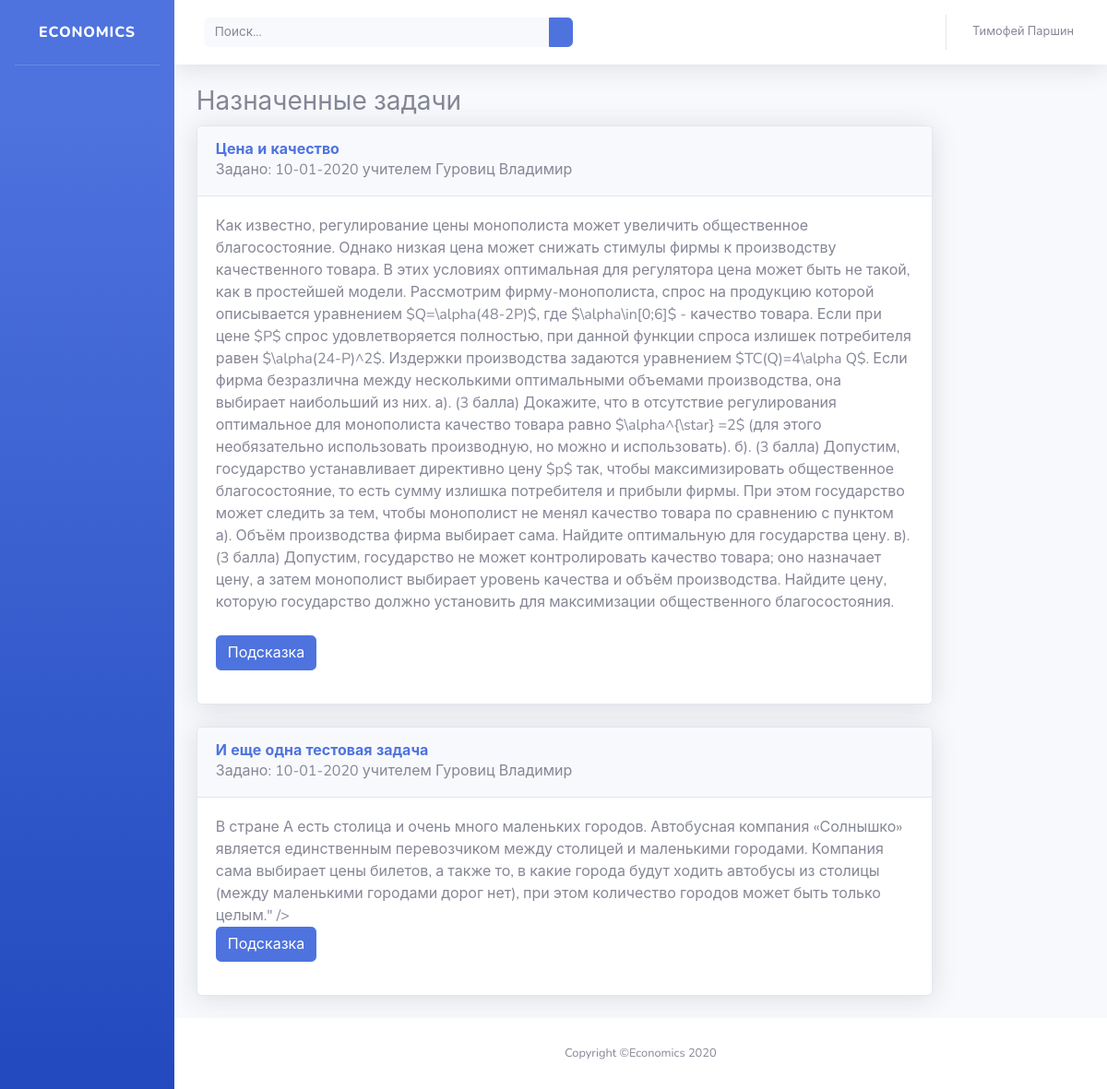
The app's page /problems/ (signed in) with its own data.
### problems/models.py (models this page shows, shortened)
class Assignment(models.Model):
    person = models.ForeignKey(User, on_delete=models.CASCADE, verbose_name='Кому задано')
    problem = models.ForeignKey(Problem, on_delete=models.CASCADE, verbose_name='Задача')
    date_assigned = models.DateField('Когда задано', auto_now_add=True, blank=False)
    date_deadline = models.DateField('Сдать до', blank=True, null=True)
    assigned_by = models.ForeignKey(User, on_delete=models.CASCADE, related_name='assigner', verbose_name='Кем задано')
    class Meta:
        ordering = ['date_assigned']

class Problem(models.Model):
    name = models.CharField('Название', max_length=200)
    task = models.TextField('Условие')
    short_answer = models.CharField('Ответ (для автоматической проверки)', max_length=200, blank=True)
    solution = models.TextField('Решение', blank=True)
    hint = models.TextField('Подсказка', blank=True)
    topics = models.ManyToManyField(Topic, related_name="problems", verbose_name='Темы')
    assignments = models.ManyToManyField(User, through='Assignment', through_fields=['problem', 'person'])
    class Meta:
        ordering = ['id']

### problems/views.py (the view)
# urls.py: path('', views.index, name='index'),
def index(request):
    if request.user.groups.filter(name='teachers').exists():
        students = User.objects.filter(groups__name='students')
        topics = Topic.objects.all()
        problems = dict()
        for topic in topics:
            problems[topic.id] = topic.problems.all()
        topic = Topic.objects.get(id=1);
        context = {'problems': problems,
                   'students': students,
                   'topic': topic}
        return render(request, 'problems/sb/index_teacher.html', context)
    elif request.user.groups.filter(name='students').exists():
        assigned_problems = Assignment.objects.filter(person=request.user).order_by('date_deadline')
        context = {'assigned_problems': assigned_problems,}
        return render(request, 'problems/sb/index_student.html', context)
    else:
        return render(request, 'problems/sb/login.html', {})

### problems/templates/problems/sb/index_student.html (shortened to what this page needs)
{% load static %}
<!DOCTYPE html>
<html lang="en">
<head>
  <link src="{% static 'problems/sb/vendor/fontawesome-free/css/all.min.css' %}" rel="stylesheet" type="text/css">
  <link href="{% static 'problems/sb/css/sb-admin-2.min.css' %}" rel="stylesheet">
</head>
<body id="page-top">
  <div id="wrapper">
    <ul class="navbar-nav bg-gradient-primary sidebar sidebar-dark accordion" id="accordionSidebar">
      <a class="sidebar-brand d-flex align-items-center justify-content-center" href="/problems">
        <div>Economics</div>
      </a>
      <hr class="sidebar-divider my-0">
    </ul>
    <div id="content-wrapper" class="d-flex flex-column">
      <div id="content">
        <nav class="navbar navbar-expand navbar-light bg-white topbar mb-4 static-top shadow">
          <form class="d-none d-sm-inline-block form-inline mr-auto ml-md-3 my-2 my-md-0 mw-100 navbar-search">
            <div class="input-group">
              <input type="text" class="form-control bg-light border-0 small" placeholder="Поиск..." aria-label="Search" aria-describedby="basic-addon2">
              <div class="input-group-append">
                <button class="btn btn-primary" type="button">
                </button>
              </div>
            </div>
          </form>
          <ul class="navbar-nav ml-auto">
            <li class="nav-item dropdown no-arrow">
              <a class="nav-link dropdown-toggle" href="#" id="userDropdown" role="button" data-toggle="dropdown" aria-haspopup="true" aria-expanded="false">
                <span class="mr-2 d-none d-lg-inline text-gray-600 small">{{ request.user.first_name }} {{ request.user.last_name }}</span>
              </a>
            </li>
          </ul>
        </nav>
          <div class="container-fluid">
                  <div class="row">
                      <div class="col-10">
                          <h3>Назначенные задачи</h3>
                          <div id="problems">
                              {% autoescape off %}
                              {% include "problems/assigned_list.html" %}
                              {% endautoescape %}
                          </div>
                      </div>
                  </div>
              </div>
      </div>
      <footer class="sticky-footer bg-white">
        <div class="container my-auto">
          <div class="copyright text-center my-auto">
            <span>Copyright &copy;Economics 2020</span>
          </div>
        </div>
      </footer>
    </div>
  </div>
</body>
</html>

### problems/templates/problems/assigned_list.html (shortened to what this page needs)
{% for assigned in assigned_problems %}
<div class="problem_in_list">
    <div class="card shadow mb-4">
        <a class="d-block card-header py-3" role="button" aria-expanded="true" aria-controls="collapseCardExample">
          <nobr><h6 class="m-0 font-weight-bold text-primary">
              {{ assigned.problem.name }}
          </h6>
              Задано: {{ assigned.date_assigned|date:"d-m-Y" }} учителем {{ assigned.assigned_by.last_name }} {{ assigned.assigned_by.first_name }}</nobr>
        </a>
        <div class="collapse show" id="collapseCardExample">
          <div class="card-body">
            <div class="task">
                {{ assigned.problem.task }}
            </div>
            <div class="problem_links">
                <br>
                <a class="btn btn-primary" data-toggle="collapse" href="#hint-{{ assigned.id }}" role="button" aria-expanded="false" aria-controls="collapseExample">Подсказка</a>
            </div>
          </div>
        </div>
    </div>
</div>
{% endfor %}

### records on screen
Assignment: problem.name "Цена и качество", date_assigned "10-01-2020", assigned_by.last_name "Гуровиц", assigned_by.first_name "Владимир", problem.task "Как известно, регулирование цены монополиста может увеличить общественное благосостояние. Однако низкая цена может снижать стимулы фирмы к производству качественного товара. В этих условиях оптимальная для регулятора цена может быть не такой, как в простейшей модели. Рассмотрим фирму-монополиста, спрос на продукцию которой описывается уравнением $Q=\\alpha(48-2P)$, где $\\alpha\\in[0;6]$ - качество товара. Если при цене $P$ спрос удовлетворяется полностью, при данной функции спроса излишек потребителя равен $\\alpha(24-P)^2$. Издержки производства задаются уравнением $TC(Q)=4\\alpha Q$. Если фирма безразлична между несколькими оптимальными объемами производства, она выбирает наибольший из них.…"
Assignment: problem.name "И еще одна тестовая задача", date_assigned "10-01-2020", assigned_by.last_name "Гуровиц", assigned_by.first_name "Владимир", problem.task "В стране А есть столица и очень много маленьких городов. Автобусная компания «Солнышко» является единственным перевозчиком между столицей и маленькими городами. Компания сама выбирает цены билетов, а также то, в какие города будут ходить автобусы из столицы (между маленькими городами дорог нет), при этом количество городов может быть только целым.\" />"

### other values on screen
{{ request.user.first_name }} "Тимофей"
{{ request.user.last_name }} "Паршин"
